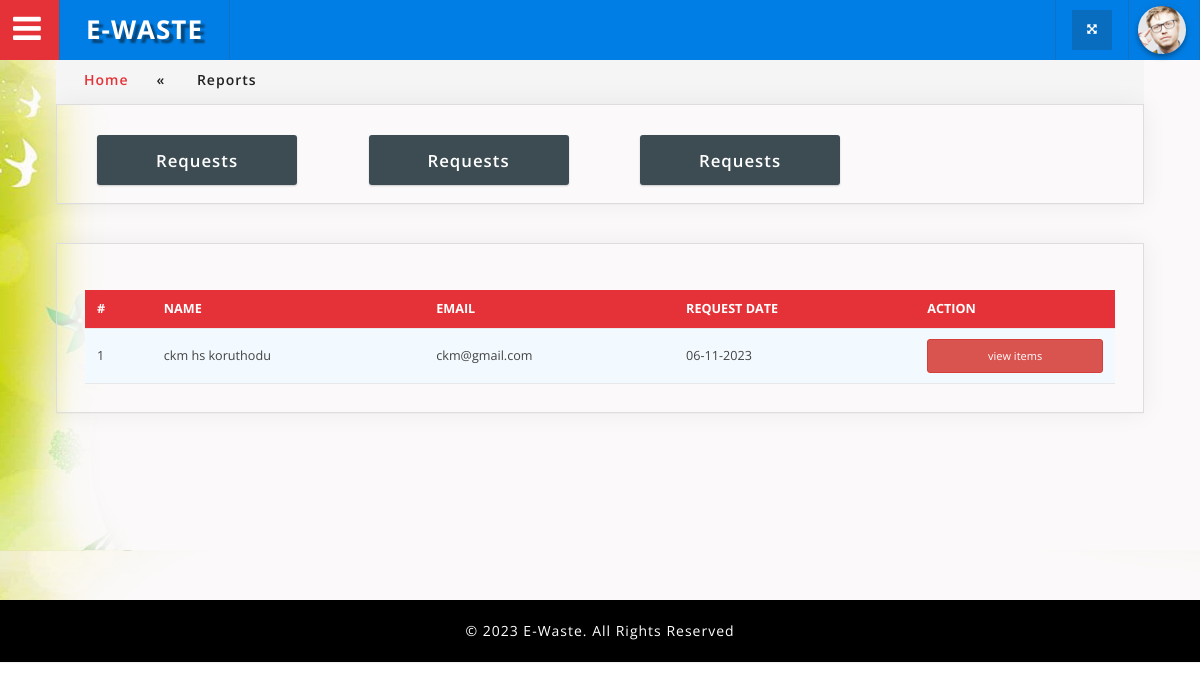
Page /admin/ewaste_report.php?type=progressed (signed in) on the committed database.
### tables this page shows
CREATE TABLE IF NOT EXISTS `selling_request` (
  `request_id` int NOT NULL AUTO_INCREMENT,
  `comp_email` varchar(200) NOT NULL,
  `req_date` date NOT NULL,
  `req_status` varchar(10) NOT NULL,
  PRIMARY KEY (`request_id`)
);

CREATE TABLE IF NOT EXISTS `customers` (
  `cust_id` int NOT NULL AUTO_INCREMENT,
  `com_cat_id` int NOT NULL,
  `pincode` varchar(10) NOT NULL,
  `company_name` varchar(50) NOT NULL,
  `location` varchar(50) NOT NULL,
  `state` varchar(50) NOT NULL,
  `city` varchar(50) NOT NULL,
  `phone` varchar(20) NOT NULL,
  `added_by` varchar(100) NOT NULL,
  `email` varchar(60) NOT NULL,
  PRIMARY KEY (`cust_id`)
);

### connectionclass.php (called while the page is built, shortened)
<?php
class Connectionclass
{
	public $db = null;
 public function open()
  {
    $dbname ="ewaste1";
  	 $this->db = mysqli_connect("localhost","root","","$dbname") or die('Error connecting to MySQL server.');
  }
  public function GetTable($qry)
 {
 	try
	{
		$result=mysqli_query($this->db,$qry);
		if($result)
		{
			$data = array();
			while ($row = mysqli_fetch_assoc($result))
			{
				$data[] = $row;
			}
			return $data;
		}
		else
			throw new Exception(mysqli_error($this->db));
	}
	catch(Exception $e)
	{
		return $e->getMessage();
	}
 }
}
?>

### admin/report_progressed.php (the view, shortened to what this page needs)
<?php
        $qry1="select * from selling_request inner join customers on selling_request.comp_email=customers.email where req_status ='updated'";
        $result=$obj->GetTable($qry1);
		$qry="select * from selling_request inner join customers on selling_request.comp_email=customers.email where req_status ='shedule'";
        $res=$obj->GetTable($qry);
        ?>
					<div class="agile-tables">
										<div class="w3l-table-info agile_info_shadow">
											<table id="table">
											<thead>
											  <tr>
											  	<th>#</th>
												<th>Name</th>
												<th>email</th>
												<th>request date</th>
												<th>action</th>
											  </tr>
											</thead>
											<tbody>
												<?php
												$i=0;
												if(count($result)>0)
												{
												foreach ($result as $r)
												{
													$i++;
													$formattedDate = (new DateTime($r["req_date"]))->format("d-m-Y");
													?>
											  <tr>
												<td><?php echo $i;?></td>
												<td><?php echo $r["company_name"];?></td>
												<td><?php echo $r["comp_email"];?></td>
												<td><?php echo $formattedDate;?></td>
												<td><a href="report_date_item_view.php?id=<?php echo $r['request_id'];?>" class="btn btn-danger btn-block btn-xs" > view items </a></td>
											  </tr>
											  <?php
												}}
											?>
											</tbody>
										  </table>
								</div>
						</div>
				    </div>
				</div>

### admin/css/table-style.css (style rules this page uses)
table { background: white; border-collapse: collapse; margin: 1.25em 0 0; width: 100%; }
table tr, table th, table td { border: none; border-bottom: 1px solid #e8e8e8; font-size: .95em; }
table th, table td { padding: 10px 12px; text-align: left; }
table th { background: #e53238; color: #fff; text-transform: uppercase; }
table tr td { background: #f3faff; color: #424242; }
table { width: 100%; }

### admin/css/component.css (style rules this page uses)
*, *:after, *::before { -webkit-box-sizing: border-box; -moz-box-sizing: border-box; box-sizing: border-box; }

### admin/css/style.css (style rules this page uses)
body { margin:0; padding:0; background:#fff; font-family: 'Open Sans', sans-serif; }
input[type="submit"],a,.nbs-flexisel-nav-left,.nbs-flexisel-nav-right { transition:.5s ease-in; -webkit-transition:.5s ease-in; -moz-transition:.5s ease-in; -o-transition:.5s ease-in; -ms-transition:.5s ease-in; }
.agile_info_shadow { padding: 1em; box-shadow: 0 0px 24px 0 rgba(0, 0, 0, 0.06), 0 1px 0px 0 rgba(0, 0, 0, 0.02); -webkit-box-shadow: 0 0px 24px 0 rgba(0, 0, 0, 0.06), 0 1px 0px 0 rgba(0, 0, 0, 0.02); -moz-box-shadow: 0 0px 24px 0 rgba(0, 0, 0, 0.06), 0 1px 0px 0 rgba(0, 0, 0, 0.02); -o-box-shadow:0 0px 24px 0 rgba(0, 0, 0, 0.06), 0 1px 0px 0 rgba(0, 0, 0, 0.02); border: 1px solid #ddd; }
.btn-block { display: block; width: 100%; }
.btn-xs, .btn-group-xs > .btn { padding: 8px 8px; font-size: 11px; line-height: 1.5; border-radius: 3px; }
.sub_agile_btn.agile_info_shadow,.agile-validation.agile_info_shadow ,.w3l-table-info.agile_info_shadow,.page_w3ls_cal,.agile_info_icons_wthree { padding: 2em; }
.w3l-table-info.agile_info_shadow { margin-bottom: 2em; }

### rows in the picture
selling_request: customers.company_name "ckm hs koruthodu", comp_email "ckm@gmail.com", req_date "06-11-2023"
